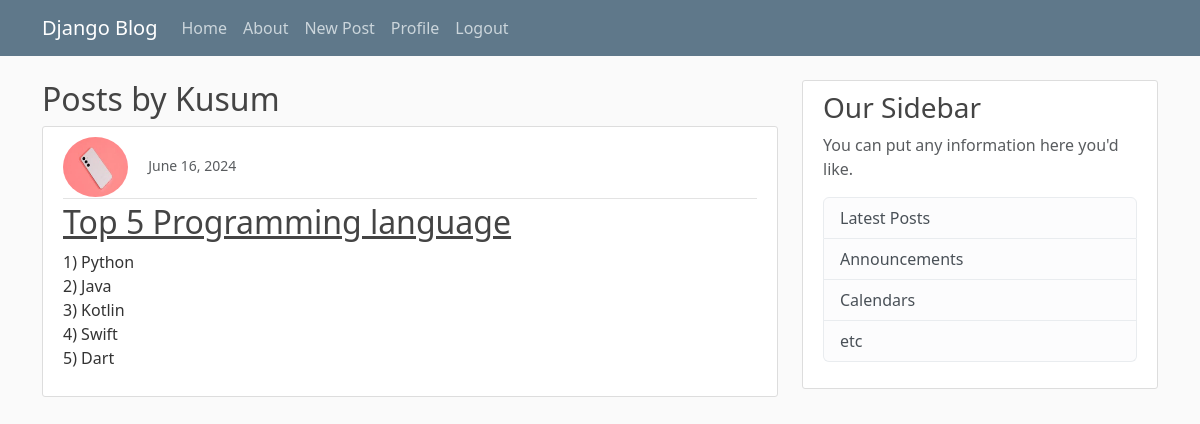
Screenshot of /blog/user/kusum/ (signed in) with the database file from the repository.
### blog/models.py (models this page shows, shortened)
class Articles(models.Model):
    title=models.CharField(max_length=100)
    content=models.TextField()
    date_posted=models.DateField(default=timezone.now)
    author=models.ForeignKey(User,on_delete=models.CASCADE,db_constraint=False)

### register/models.py (models this page shows)
class Profiles(models.Model):
    user=models.OneToOneField(User,on_delete=models.CASCADE)
    img =models.ImageField(default='/meida/default.jpg',upload_to='meida/profile/')

### blog/views.py (the view)
# urls.py: path('blog/user/<str:username>/', UserBlog_list_view.as_view(),name='blog.user'),
class UserBlog_list_view(ListView):
    model=Articles
    template_name='blog/user.html'
    context_object_name='articles'
    paginate_by=5
    def get_queryset(self) -> QuerySet[Any]:
        user=get_object_or_404(User,username=self.kwargs.get('username'))
        return Articles.objects.order_by('-date_posted').filter(author=user)

### blog/templates/blog/user.html (shortened to what this page needs)
{% extends 'blog/base.html' %}
{% block content %}
<h2>Posts by {{ view.kwargs.username|capfirst }}</h2>
    {% for post in articles %}
        <article class="media content-section">
            <div class="media-body">
            <div class="article-metadata">
                <img class="rounded-circle article-img" src="{{user.profiles.img.url}}">
                <small class="text-muted">{{ post.date_posted}}</small>
            </div>
            <h2><a class="article-title" href="{% url 'blog.detail' post.id %}">{{ post.title }}</a></h2>
            <p class="article-content">{{ post.content }}</p>
            </div>
        </article>
    {% endfor %}
{% endblock %}

### blog/static/blog/main.css (style rules this page uses)
body { background: #fafafa; color: #333333; margin-top: 5rem; }
h1, h2, h3, h4, h5, h6 { color: #444444; }
.content-section { background: #ffffff; padding: 10px 20px; border: 1px solid #dddddd; border-radius: 3px; margin-bottom: 20px; }
.article-title { color: #444444; }
.article-content { white-space: pre-line; }
.article-img { height: 60px; width: 65px; margin-right: 16px; }
.article-metadata { padding-bottom: 1px; margin-bottom: 4px; border-bottom: 1px solid #e3e3e3 }

### rows the page displays
Articles: profiles.img (placeholder picture), date_posted "June 16, 2024", title "Top 5 Programming language", content "1) Python 2) Java 3) Kotlin 4) Swift 5) Dart"

### other values shown
{{ view.kwargs.username|capfirst }} "Kusum"
